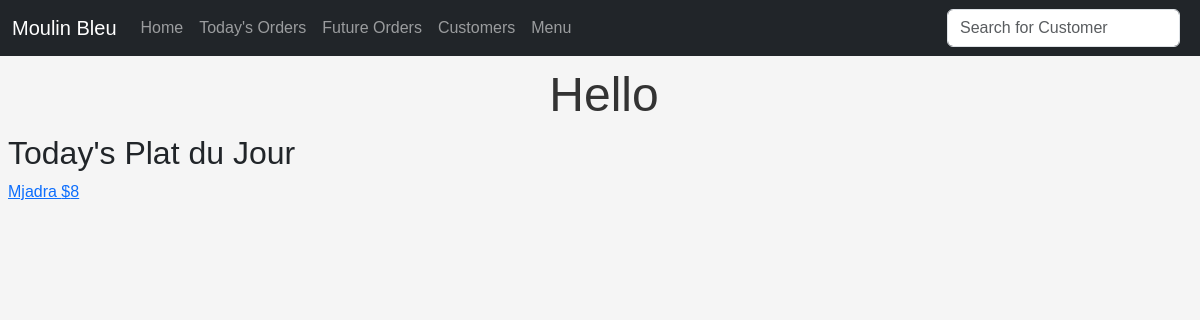
Before: / with the older database file.
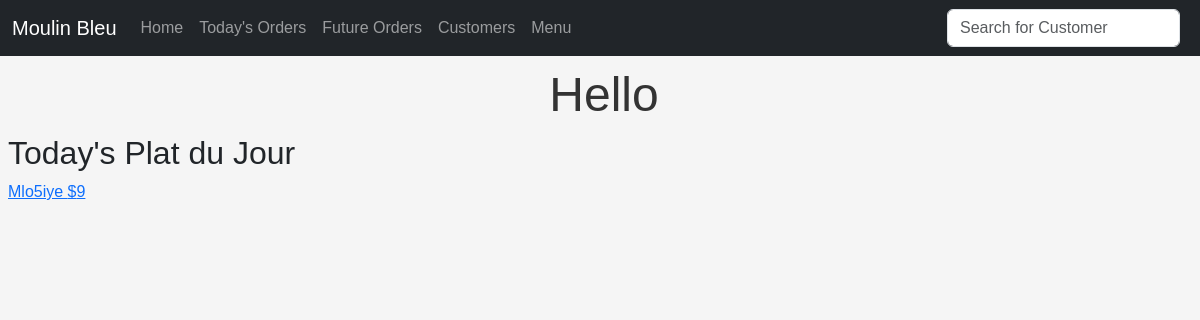
After: the same page with the newer database file.
### menuapp/models.py (models this page shows, shortened)
class FoodItem(models.Model):
    name = models.CharField(max_length=255)
    price = models.IntegerField()
    notes = models.TextField()
    plat_du_jour = models.BooleanField(default=False)

### mainapp/views.py (the view)
# urls.py: path("", HomeView.as_view(), name="home"),
class HomeView(ListView):
    model = FoodItem
    template_name = "home.html"
    context_object_name = "items"
    def get_context_data(self, **kwargs):
        context = super().get_context_data(**kwargs)
        plats_du_jour = FoodItem.objects.filter(plat_du_jour=True)
        context["plats_du_jour"] = plats_du_jour
        return context

### mainapp/templates/home.html (shortened to what this page needs)
{% extends 'base.html' %}
{%block content %}
<h1>Hello</h1>
<h2>Today's Plat du Jour</h2>
<ul>
    {% for plat_du_jour in plats_du_jour %}
    <li>
        <a href="{% url 'food_details' plat_du_jour.pk %}"> {{plat_du_jour.name}} ${{plat_du_jour.price}} </a>
        <br>
    </li>
    {% endfor %}
    {% endblock %}

Changed rows visible on the page:
no longer on this page (row edited): FoodItem: name "Mjadra", price "8"
now on this page (row edited): FoodItem: name "Mlo5iye", price "9"
